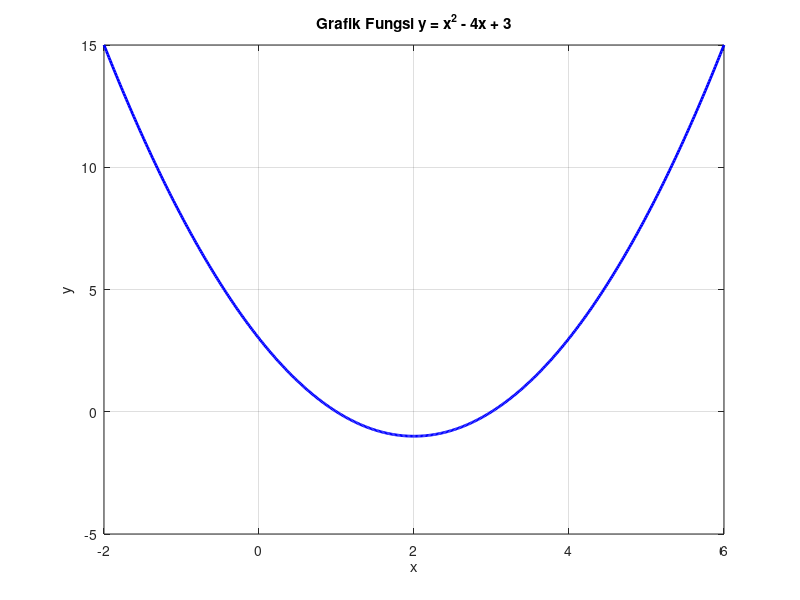

This figure's MATLAB source:
x = linspace(-2, 6, 500);

y = x.^2 - 4*x + 3;

plot(x, y, 'b-', 'LineWidth', 2);

title('Grafik Fungsi y = x^2 - 4x + 3');
xlabel('x');
ylabel('y');

grid on;
